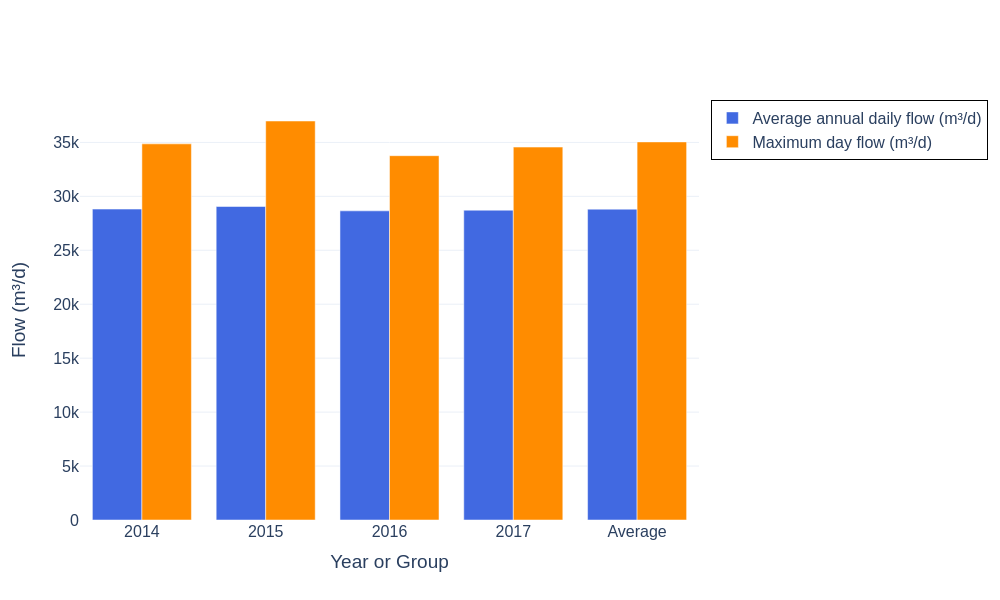

Reproduce this figure in Python.
# filename: annual_flow_avg_max.py
import pandas as pd
import plotly.graph_objects as go

# Load data
file_name = "WWTP_medium.xlsx"
sheet_name = "WWTP Influent Data"
df = pd.read_excel(file_name, sheet_name=sheet_name, parse_dates=["Date"])

# Restrict to complete calendar years 2014-2017
df = df[(df["Date"].dt.year >= 2014) & (df["Date"].dt.year <= 2017)]

# Extract year for grouping
df["Year"] = df["Date"].dt.year

# Group by year: calculate average daily flow and max daily flow
grouped = df.groupby("Year")["Influent flow rate (m^3/d)"].agg(
    Average_annual_daily_flow_m3_per_d="mean",
    Maximum_day_flow_m3_per_d="max"
).reset_index()

# Calculate historical averages of each metric
avg_annual_flow_hist = grouped["Average_annual_daily_flow_m3_per_d"].mean()
avg_max_day_flow_hist = grouped["Maximum_day_flow_m3_per_d"].mean()

# Append "Average" row
avg_row = pd.DataFrame({
    "Year": ["Average"],
    "Average_annual_daily_flow_m3_per_d": [avg_annual_flow_hist],
    "Maximum_day_flow_m3_per_d": [avg_max_day_flow_hist]
})
result_df = pd.concat([grouped, avg_row], ignore_index=True)

# Prepare x axis categories as strings (years and Average)
x_categories = result_df["Year"].astype(str).tolist()

# Prepare bar chart traces for average and max flows
trace_avg = go.Bar(
    name="Average annual daily flow (m³/d)",
    x=x_categories,
    y=result_df["Average_annual_daily_flow_m3_per_d"],
    marker_color="royalblue",
    offsetgroup=0
)
trace_max = go.Bar(
    name="Maximum day flow (m³/d)",
    x=x_categories,
    y=result_df["Maximum_day_flow_m3_per_d"],
    marker_color="darkorange",
    offsetgroup=1
)

# Create figure
fig = go.Figure(data=[trace_avg, trace_max])
fig.update_layout(
    barmode='group',
    yaxis_title="Flow (m³/d)",
    xaxis_title="Year or Group",
    yaxis=dict(showgrid=True, zeroline=False),
    font=dict(size=16),
    template='plotly_white',
    legend=dict(
        bordercolor='black',
        borderwidth=1
    )
)

# Save outputs
base_filename = "annual_flow_avg_max"
csv_filename = base_filename + ".csv"
html_filename = base_filename + ".html"
png_filename = base_filename + ".png"

# Save CSV of underlying data
csv_df = result_df.rename(columns={"Year": "Year_or_Group"})
csv_df.to_csv(csv_filename, index=False)

# Save plotly HTML with requirements
fig.write_html(html_filename, include_plotlyjs='cdn', full_html=True)

# Save PNG using kaleido
fig.write_image(png_filename, width=1000, height=600)

# Print filenames to terminal
print(base_filename + ".py")
print(csv_filename)
print(html_filename)
print(png_filename)
